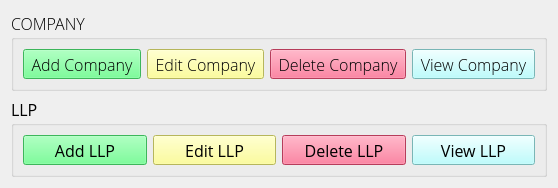
     <widget class="QWidget" name="ClientManager">
      <attribute name="title">
       <string>Client Manager</string>
      </attribute>
      <attribute name="whatsThis">
       <string>Manage Clients</string>
      </attribute>
      <layout class="QGridLayout" name="gridLayout_3">
       <item row="0" column="0">
        <widget class="QGroupBox" name="companyclients">
         <property name="font">
          <font>
           <family>Open Sans</family>
           <pointsize>12</pointsize>
           <weight>9</weight>
           <italic>false</italic>
           <bold>false</bold>
           <stylestrategy>PreferAntialias</stylestrategy>
          </font>
         </property>
         <property name="styleSheet">
          <string notr="true">font: 75 12pt &quot;Open Sans&quot;;</string>
         </property>
         <property name="title">
          <string>COMPANY</string>
         </property>
         <layout class="QHBoxLayout" name="horizontalLayout">
          <item>
           <widget class="QToolButton" name="b_addcompany">
            <property name="sizePolicy">
             <sizepolicy hsizetype="Expanding" vsizetype="Expanding">
              <horstretch>0</horstretch>
              <verstretch>0</verstretch>
             </sizepolicy>
            </property>
            <property name="font">
             <font>
              <family>Open Sans</family>
              <pointsize>12</pointsize>
              <weight>9</weight>
              <italic>false</italic>
              <bold>false</bold>
              <stylestrategy>PreferAntialias</stylestrategy>
             </font>
            </property>
            <property name="styleSheet">
             <string notr="true">background-color: rgb(85, 255, 127);
</string>
            </property>
            <property name="text">
             <string>Add Company</string>
            </property>
            <property name="iconSize">
             <size>
              <width>64</width>
              <height>64</height>
             </size>
            </property>
            <property name="shortcut">
             <string>Ctrl+=</string>
            </property>
            <property name="checkable">
             <bool>false</bool>
            </property>
            <property name="toolButtonStyle">
             <enum>Qt::ToolButtonTextUnderIcon</enum>
            </property>
            <property name="autoRaise">
             <bool>false</bool>
            </property>
           </widget>
          </item>
          <item>
           <widget class="QToolButton" name="b_editcompany">
            <property name="sizePolicy">
             <sizepolicy hsizetype="Expanding" vsizetype="Expanding">
              <horstretch>0</horstretch>
              <verstretch>0</verstretch>
             </sizepolicy>
            </property>
            <property name="font">
             <font>
              <family>Open Sans</family>
              <pointsize>12</pointsize>
              <weight>9</weight>
              <italic>false</italic>
              <bold>false</bold>
              <stylestrategy>PreferAntialias</stylestrategy>
             </font>
            </property>
            <property name="styleSheet">
             <string notr="true">background-color: rgb(255, 255, 127);</string>
            </property>
            <property name="text">
             <string>Edit Company</string>
            </property>
            <property name="iconSize">
             <size>
              <width>64</width>
              <height>64</height>
             </size>
            </property>
            <property name="shortcut">
             <string>Ctrl+Backspace</string>
            </property>
            <property name="toolButtonStyle">
             <enum>Qt::ToolButtonTextUnderIcon</enum>
            </property>
           </widget>
          </item>
          <item>
           <widget class="QToolButton" name="b_deletecompany">
            <property name="sizePolicy">
             <sizepolicy hsizetype="Expanding" vsizetype="Expanding">
              <horstretch>0</horstretch>
              <verstretch>0</verstretch>
             </sizepolicy>
            </property>
            <property name="font">
             <font>
              <family>Open Sans</family>
              <pointsize>12</pointsize>
              <weight>9</weight>
              <italic>false</italic>
              <bold>false</bold>
              <stylestrategy>PreferAntialias</stylestrategy>
             </font>
            </property>
            <property name="styleSheet">
             <string notr="true">background-color: rgb(255, 85, 127);</string>
            </property>
            <property name="text">
             <string>Delete Company</string>
            </property>
            <property name="iconSize">
             <size>
              <width>64</width>
              <height>64</height>
             </size>
            </property>
            <property name="shortcut">
             <string>Ctrl+-</string>
            </property>
            <property name="toolButtonStyle">
             <enum>Qt::ToolButtonTextUnderIcon</enum>
            </property>
           </widget>
          </item>
          <item>
           <widget class="QToolButton" name="b_viewcompany">
            <property name="sizePolicy">
             <sizepolicy hsizetype="Expanding" vsizetype="Expanding">
              <horstretch>0</horstretch>
              <verstretch>0</verstretch>
             </sizepolicy>
            </property>
            <property name="font">
             <font>
              <family>Open Sans</family>
              <pointsize>12</pointsize>
              <weight>9</weight>
              <italic>false</italic>
              <bold>false</bold>
              <stylestrategy>PreferAntialias</stylestrategy>
             </font>
            </property>
            <property name="styleSheet">
             <string notr="true">background-color: rgb(170, 255, 255);</string>
            </property>
            <property name="text">
             <string>View Company</string>
            </property>
            <property name="iconSize">
             <size>
              <width>64</width>
              <height>64</height>
             </size>
            </property>
            <property name="shortcut">
             <string>Ctrl+\</string>
            </property>
            <property name="toolButtonStyle">
             <enum>Qt::ToolButtonTextUnderIcon</enum>
            </property>
           </widget>
          </item>
         </layout>
        </widget>
       </item>
       <item row="1" column="0">
        <widget class="QGroupBox" name="llpclients">
         <property name="font">
          <font>
           <family>Open Sans</family>
           <pointsize>12</pointsize>
           <weight>50</weight>
           <bold>false</bold>
           <stylestrategy>PreferAntialias</stylestrategy>
          </font>
         </property>
         <property name="title">
          <string>LLP</string>
         </property>
         <layout class="QHBoxLayout" name="horizontalLayout_2">
          <item>
           <widget class="QToolButton" name="b_addllp">
            <property name="sizePolicy">
             <sizepolicy hsizetype="Expanding" vsizetype="Expanding">
              <horstretch>0</horstretch>
              <verstretch>0</verstretch>
             </sizepolicy>
            </property>
            <property name="font">
             <font>
              <family>Open Sans</family>
              <pointsize>12</pointsize>
              <weight>50</weight>
              <bold>false</bold>
              <stylestrategy>PreferAntialias</stylestrategy>
             </font>
            </property>
            <property name="styleSheet">
             <string notr="true">background-color: rgb(85, 255, 127);
</string>
            </property>
            <property name="text">
             <string>Add LLP</string>
            </property>
            <property name="iconSize">
             <size>
              <width>64</width>
              <height>64</height>
             </size>
            </property>
            <property name="shortcut">
             <string>Ctrl+Shift+=</string>
            </property>
            <property name="toolButtonStyle">
             <enum>Qt::ToolButtonTextUnderIcon</enum>
            </property>
           </widget>
          </item>
          <item>
           <widget class="QToolButton" name="b_editllp">
            <property name="sizePolicy">
             <sizepolicy hsizetype="Expanding" vsizetype="Expanding">
              <horstretch>0</horstretch>
              <verstretch>0</verstretch>
             </sizepolicy>
            </property>
            <property name="font">
             <font>
              <family>Open Sans</family>
              <pointsize>12</pointsize>
              <weight>50</weight>
              <bold>false</bold>
              <stylestrategy>PreferAntialias</stylestrategy>
             </font>
            </property>
            <property name="styleSheet">
             <string notr="true">background-color: rgb(255, 255, 127);</string>
            </property>
            <property name="text">
             <string>Edit LLP</string>
            </property>
            <property name="iconSize">
             <size>
              <width>64</width>
              <height>64</height>
             </size>
            </property>
            <property name="shortcut">
             <string>Ctrl+Shift+Backspace</string>
            </property>
            <property name="toolButtonStyle">
             <enum>Qt::ToolButtonTextUnderIcon</enum>
            </property>
           </widget>
          </item>
          <item>
           <widget class="QToolButton" name="b_deletellp">
            <property name="sizePolicy">
             <sizepolicy hsizetype="Expanding" vsizetype="Expanding">
              <horstretch>0</horstretch>
              <verstretch>0</verstretch>
             </sizepolicy>
            </property>
            <property name="font">
             <font>
              <family>Open Sans</family>
              <pointsize>12</pointsize>
              <weight>50</weight>
              <bold>false</bold>
              <stylestrategy>PreferAntialias</stylestrategy>
             </font>
            </property>
            <property name="styleSheet">
             <string notr="true">background-color: rgb(255, 85, 127);</string>
            </property>
            <property name="text">
             <string>Delete LLP</string>
            </property>
            <property name="iconSize">
             <size>
              <width>64</width>
              <height>64</height>
             </size>
            </property>
            <property name="shortcut">
             <string>Ctrl+Shift+-</string>
            </property>
            <property name="toolButtonStyle">
             <enum>Qt::ToolButtonTextUnderIcon</enum>
            </property>
           </widget>
          </item>
          <item>
           <widget class="QToolButton" name="b_viewllp">
            <property name="sizePolicy">
             <sizepolicy hsizetype="Expanding" vsizetype="Expanding">
              <horstretch>0</horstretch>
              <verstretch>0</verstretch>
             </sizepolicy>
            </property>
            <property name="font">
             <font>
              <family>Open Sans</family>
              <pointsize>12</pointsize>
              <weight>50</weight>
              <bold>false</bold>
              <stylestrategy>PreferAntialias</stylestrategy>
             </font>
            </property>
            <property name="styleSheet">
             <string notr="true">background-color: rgb(170, 255, 255);</string>
            </property>
            <property name="text">
             <string>View LLP</string>
            </property>
            <property name="iconSize">
             <size>
              <width>64</width>
              <height>64</height>
             </size>
            </property>
            <property name="shortcut">
             <string>Ctrl+Shift+\</string>
            </property>
            <property name="toolButtonStyle">
             <enum>Qt::ToolButtonTextUnderIcon</enum>
            </property>
           </widget>
          </item>
         </layout>
        </widget>
       </item>
      </layout>
     </widget>
